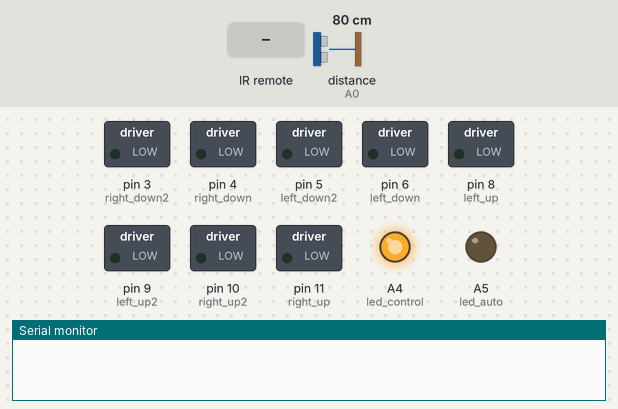
The sketch below on a simulated Arduino Uno, built with avr-gcc and run on an emulated ATmega328P. On the bench: switched loads named in the sketch (green lamp = pin HIGH), output pins drawn as LEDs (lit = HIGH), the last lines printed to the serial monitor. Inputs (shaded band) come from the test bench; at power-on: distance to the obstacle (sensor on A0) 80 cm. The echo pulse lasts 58.3 µs per cm.

Above: at 1.2 s.
1.3 s: infrared code 0xB946FF00 received
At 2.5 s:
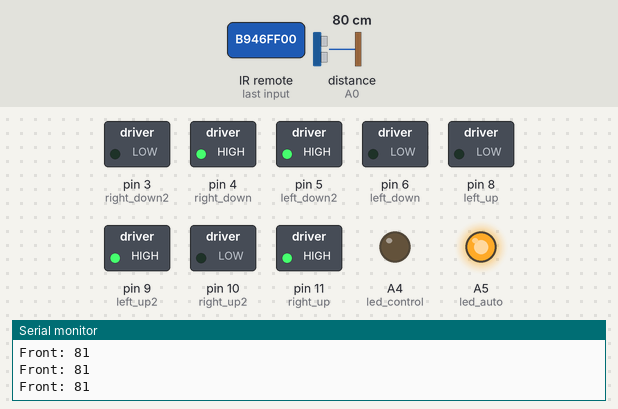
2.8 s: distance to the obstacle (sensor on A0) set to 32 cm
4.3 s: distance to the obstacle (sensor on A0) set to 26 cm
At 6.2 s:
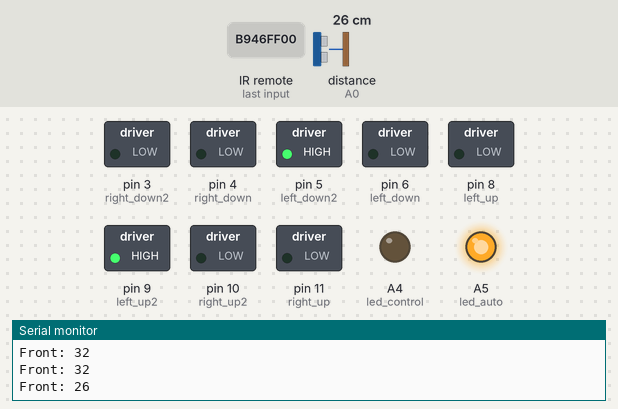
At 10.1 s:
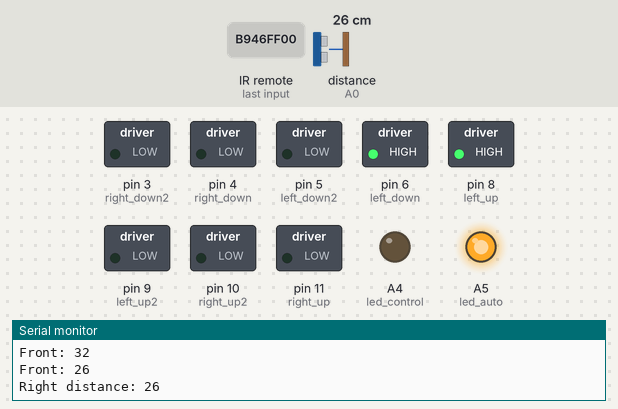
Timing chart, 0 to 17.3 s (numbered marks = the images above; inputs shaded):
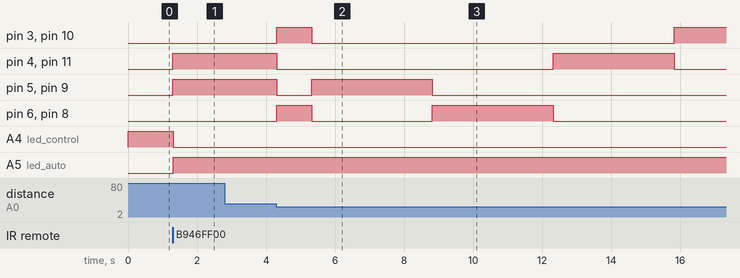

The sketch:

IRRemote.ino
```cpp
#include <IRremote.h>
#include <Servo.h>
#include <NewPing.h>

// State machines

enum RobotMode{control_mode, auto_mode};

enum ControlMode{control_idle, control_forward, control_backward, control_right, control_left};

enum AutoMode{auto_forward, auto_backward, auto_check_left, auto_check_right, auto_recenter_right, auto_recenter_left, auto_decide};

RobotMode mode = control_mode;

ControlMode ctrlState = control_idle;

AutoMode autoState = auto_forward;

// Pins
int left_up = 8;    //pin 8 of arduino to pin 7 of l293d
int left_up2 = 9;   //pin 9 of arduino to pin 2 of l293d backward pin
int right_up = 11;   //pin 11 of arduino to pin 10 of l293d
int right_up2 = 10;  //pin 10 of arduino to pin 15 of l293d backward pin
//servo pin 2 ultrasonic sensor 12 13
//Mode button is B946FF00

int left_down = 6;
int left_down2 = 5;
int right_down = 4;
int right_down2 = 3;

int RECV_PIN = 7;  //pin 7 of arduino to data pin of ir receiver

int led_control = A4;
int led_auto = A5;

int trig_pin = 12;
int echo_pin = A0;
int max_dist = 30;

// Global Variables
unsigned long code = 0;

unsigned long stateStartTime = 0; // its the timer used for auto mode's delaying motors
unsigned long lastToggleTime = 0;// it's the timer used for IR sensor's delaying input

int frontDist = 0;
int leftDist = 0;
int rightDist = 0;
int turn_diff = 10;

NewPing mySensor(trig_pin, echo_pin, 100);

//Recevies the signal from the IR sensor and decodes it.
//Depending on the signal, it switch the modes of the robot.
void handleIR(){
  if(!IrReceiver.decode()) return;
  code = IrReceiver.decodedIRData.decodedRawData;
  IrReceiver.resume();  // Receive the next value
  //This allows some delay of the signal being received
  if(code == 0xB946FF00 && millis() - lastToggleTime > 800){
    if(mode == control_mode){
      mode = auto_mode;
    } else {
      mode = control_mode;
    }

    ctrlState = control_idle;
    autoState = auto_forward;
    lastToggleTime = millis();
    code = 0;
    return;
  }
  // would not change the mode automatically during the auto mode.
  if(mode != control_mode){
    code = 0;
    return;
  }

  if (code == 0 || code == 0xFFFFFFFF) {
    return;
  }

  //code = 0;
}

// following 7 functions sets the signals for the DC motor's directions

void stopMotors(){
  // top L293D
  digitalWrite(left_up, LOW);
  digitalWrite(left_up2, LOW);
  digitalWrite(right_up, LOW);
  digitalWrite(right_up2, LOW);

  // bottom L293D
  digitalWrite(left_down, LOW);
  digitalWrite(left_down2, LOW);
  digitalWrite(right_down, LOW);
  digitalWrite(right_down2, LOW);
}

void turnRight(){
  digitalWrite(left_up, LOW);
  digitalWrite(left_up2, HIGH);
  digitalWrite(right_up, LOW);
  digitalWrite(right_up2, LOW);

  digitalWrite(left_down, LOW);
  digitalWrite(left_down2, HIGH);
  digitalWrite(right_down, LOW);
  digitalWrite(right_down2, LOW);
}

void backRight(){
  digitalWrite(left_up, HIGH);
  digitalWrite(left_up2, LOW);
  digitalWrite(right_up, LOW);
  digitalWrite(right_up2, LOW);

  digitalWrite(left_down, HIGH);
  digitalWrite(left_down2, LOW);
  digitalWrite(right_down, LOW);
  digitalWrite(right_down2, LOW);
}

void turnLeft(){
  digitalWrite(left_up, LOW);
  digitalWrite(left_up2, LOW);
  digitalWrite(right_up, HIGH);
  digitalWrite(right_up2, LOW);

  digitalWrite(left_down, LOW);
  digitalWrite(left_down2, LOW);
  digitalWrite(right_down, HIGH);
  digitalWrite(right_down2, LOW);
}

void backLeft(){
  digitalWrite(left_up, LOW);
  digitalWrite(left_up2, LOW);
  digitalWrite(right_up, LOW);
  digitalWrite(right_up2, HIGH);

  digitalWrite(left_down, LOW);
  digitalWrite(left_down2, LOW);
  digitalWrite(right_down, LOW);
  digitalWrite(right_down2, HIGH);
}

void moveFront(){
  digitalWrite(left_up, LOW);
  digitalWrite(left_up2, HIGH);
  digitalWrite(right_up, HIGH);
  digitalWrite(right_up2, LOW);

  digitalWrite(left_down, LOW);
  digitalWrite(left_down2, HIGH);
  digitalWrite(right_down, HIGH);
  digitalWrite(right_down2, LOW);
}

void moveBack(){
  digitalWrite(left_up, HIGH);
  digitalWrite(left_up2, LOW);
  digitalWrite(right_up, LOW);
  digitalWrite(right_up2, HIGH);

  digitalWrite(left_down, HIGH);
  digitalWrite(left_down2, LOW);
  digitalWrite(right_down, LOW);
  digitalWrite(right_down2, HIGH);
}

void ControlModeFSM(){
  // switches the state in the control mode FSM depending on the remote's signal
  switch(code){
    case 0xE718FF00:
      ctrlState = control_forward;
      break;
    case 0xAD52FF00:
      ctrlState = control_backward;
      break;
    case 0xF708FF00:
      ctrlState = control_left;
      break;
    case 0xA55AFF00:
      ctrlState = control_right;
      break;
    case 0xE31CFF00:
      ctrlState = control_idle;
      break;
  }

  switch(ctrlState){
    case control_idle:
      stopMotors();
      break;
    case control_forward:
      moveFront();
      break;
    case control_backward:
      moveBack();
      break;
    case control_right:
      turnRight();
      break;
    case control_left:
      turnLeft();
      break;
  }

  code = 0;
  // RED LED
  digitalWrite(led_auto, LOW);
  digitalWrite(led_control, HIGH);

}

void AutoModeFSM(){
  switch(autoState){
    case auto_forward:
      moveFront();
      //checks the distance at the front of the robot by using the ultrasonic sensor
      frontDist = mySensor.ping_cm();
      Serial.print("Front: ");
      Serial.println(frontDist);

      // if the distance is more than 0 and less than 30cm.
      if (frontDist > 0 && frontDist < max_dist) {
        stopMotors();
        autoState = auto_backward;
        stateStartTime = millis();
      }
      break;
    case auto_backward:
      moveBack();
      if(millis() - stateStartTime > 1000){
        stopMotors();
        autoState = auto_check_right;
        stateStartTime = millis();
      }
      break;
    case auto_check_left:
      //moves the robot to turn left and check the distance.
      turnLeft();
      //equivalent to delay(3500) except it does not interrupt other devices
      if(millis() - stateStartTime > 3500){
        stopMotors();
        leftDist = mySensor.ping_cm();
        Serial.print("Left distance: ");
        Serial.println(leftDist);
        //sets the next state for auto mode.
        autoState = auto_recenter_left;
        stateStartTime = millis();
      }
      break;
    case auto_recenter_left:
      //this state is for moving the robot back to the original position from the left rotoation.
      backLeft();
      if(millis() - stateStartTime > 3500){
        stopMotors();
        autoState = auto_decide;
        stateStartTime = millis();
      }
      break;
    case auto_check_right:
      turnRight();
      if(millis() - stateStartTime > 3500){
        stopMotors();
        rightDist = mySensor.ping_cm();
        Serial.print("Right distance: ");
        Serial.println(rightDist);
        autoState = auto_recenter_right;
        stateStartTime = millis();
      }
      break;
    case auto_recenter_right:
      //similar state as the auto_recenter_left but for right rotation.
      backRight();
      if(millis() - stateStartTime > 3500){
        stopMotors();
        autoState = auto_check_left;
        stateStartTime = millis();
      }
      break;
    case auto_decide:
      int left = 0;
      int right = 0;
      // if either distance is equal to 0, it means it couldn't detect any object.
      if(leftDist == 0){
        left = 999;
      } else {
        left = leftDist;
      }

      if(rightDist == 0){
        right = 999;
      } else {
        right = rightDist;
      }
      // if the distance difference between is greater than 10cm, the robot goes either direction.
      if (left > right + turn_diff) {
        turnLeft();
        if (millis() - stateStartTime > 3500) {
          autoState = auto_forward;
          stateStartTime = millis();
        }
      } else if (right > left + turn_diff) {
        turnRight();
        if (millis() - stateStartTime > 3500) {
          autoState = auto_forward;
          stateStartTime = millis();
        }
      } else {
      // otherwise, it goes back.
        moveBack();
        if (millis() - stateStartTime > 2000) {
          stopMotors();
          autoState = auto_forward;
          stateStartTime = millis();
        }
      }
      break;
  }
  digitalWrite(led_auto, HIGH);
  digitalWrite(led_control, LOW);
}

void setup() {
  pinMode(left_up, OUTPUT);
  pinMode(left_up2, OUTPUT);
  pinMode(right_up, OUTPUT);
  pinMode(right_up2, OUTPUT);

  pinMode(left_down, OUTPUT);
  pinMode(left_down2, OUTPUT);
  pinMode(right_down, OUTPUT);
  pinMode(right_down2, OUTPUT);

  pinMode(led_control, OUTPUT);
  pinMode(led_auto, OUTPUT);

  Serial.begin(9600);
  IrReceiver.begin(RECV_PIN, ENABLE_LED_FEEDBACK);  // Start the receiver
}

void loop() {
  handleIR();

  switch (mode) {
    case control_mode:
      ControlModeFSM();
      break;

    case auto_mode:
      AutoModeFSM();
      break;
  }

}
```

Measured:
- the behaviour switches between 30 and 29 cm on distance to the obstacle (sensor on A0) (found by bisection; images 1 and 2)
- after the input at 1.3 s, pin 4 (right_down), pin 5 (left_down2), pin 9 (left_up2), pin 11 (right_up), A5 (led_auto): LOW → HIGH at once; A4 (led_control): HIGH → LOW at once
- after the input at 4.3 s, pin 3 (right_down2): LOW → HIGH at once, → LOW 1.0 s later, → HIGH 10.5 s later; pin 4 (right_down): HIGH → LOW at once, → HIGH 8.0 s later, → LOW 3.5 s later
